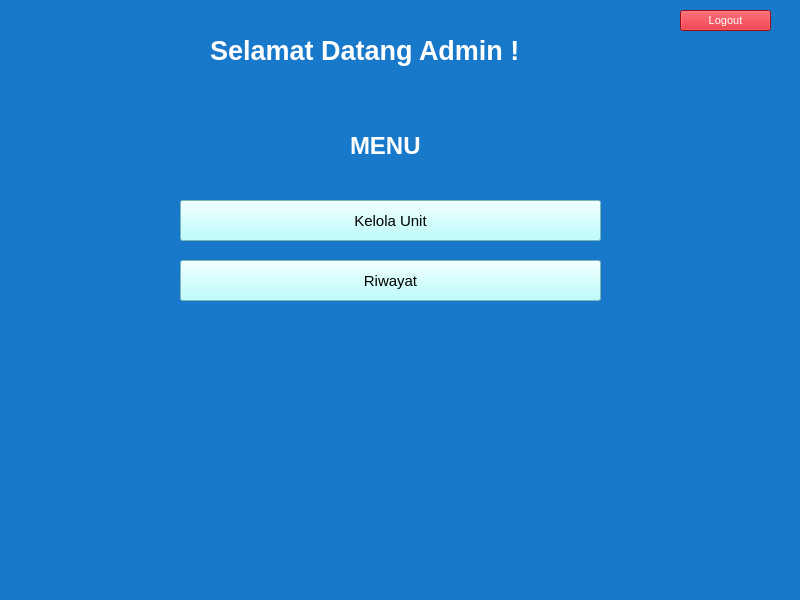
<?xml version="1.0" encoding="UTF-8"?>
<ui version="4.0">
 <class>MainWindow</class>
 <widget class="QMainWindow" name="MainWindow">
  <property name="geometry">
   <rect>
    <x>0</x>
    <y>0</y>
    <width>800</width>
    <height>600</height>
   </rect>
  </property>
  <property name="windowTitle">
   <string>MainWindow</string>
  </property>
  <property name="styleSheet">
   <string notr="true">background-color: rgb(24, 121, 202);</string>
  </property>
  <widget class="QWidget" name="centralwidget">
   <widget class="QLabel" name="label_4">
    <property name="geometry">
     <rect>
      <x>210</x>
      <y>30</y>
      <width>421</width>
      <height>41</height>
     </rect>
    </property>
    <property name="font">
     <font>
      <pointsize>20</pointsize>
      <weight>75</weight>
      <bold>true</bold>
     </font>
    </property>
    <property name="styleSheet">
     <string notr="true">color: rgb(255, 255, 255);</string>
    </property>
    <property name="text">
     <string>Selamat Datang Admin !</string>
    </property>
   </widget>
   <widget class="QLabel" name="label">
    <property name="geometry">
     <rect>
      <x>350</x>
      <y>130</y>
      <width>91</width>
      <height>31</height>
     </rect>
    </property>
    <property name="font">
     <font>
      <pointsize>18</pointsize>
      <weight>75</weight>
      <bold>true</bold>
     </font>
    </property>
    <property name="styleSheet">
     <string notr="true">color: rgb(255, 255, 255);</string>
    </property>
    <property name="text">
     <string>MENU</string>
    </property>
   </widget>
   <widget class="QPushButton" name="pushButton">
    <property name="geometry">
     <rect>
      <x>180</x>
      <y>200</y>
      <width>421</width>
      <height>41</height>
     </rect>
    </property>
    <property name="font">
     <font>
      <pointsize>11</pointsize>
      <weight>50</weight>
      <bold>false</bold>
     </font>
    </property>
    <property name="styleSheet">
     <string notr="true">background-color: rgb(170, 255, 255);</string>
    </property>
    <property name="text">
     <string>Kelola Unit</string>
    </property>
   </widget>
   <widget class="QPushButton" name="pushButton_2">
    <property name="geometry">
     <rect>
      <x>180</x>
      <y>260</y>
      <width>421</width>
      <height>41</height>
     </rect>
    </property>
    <property name="font">
     <font>
      <pointsize>11</pointsize>
      <weight>50</weight>
      <bold>false</bold>
     </font>
    </property>
    <property name="styleSheet">
     <string notr="true">background-color: rgb(170, 255, 255);</string>
    </property>
    <property name="text">
     <string>Riwayat</string>
    </property>
   </widget>
   <widget class="QPushButton" name="pushButton_keluar">
    <property name="geometry">
     <rect>
      <x>680</x>
      <y>10</y>
      <width>91</width>
      <height>21</height>
     </rect>
    </property>
    <property name="font">
     <font>
      <pointsize>8</pointsize>
     </font>
    </property>
    <property name="styleSheet">
     <string notr="true">color: rgb(255, 255, 255);
background-color: rgb(212, 17, 30);
</string>
    </property>
    <property name="text">
     <string>Logout</string>
    </property>
   </widget>
  </widget>
  <widget class="QMenuBar" name="menubar">
   <property name="geometry">
    <rect>
     <x>0</x>
     <y>0</y>
     <width>800</width>
     <height>26</height>
    </rect>
   </property>
  </widget>
  <widget class="QStatusBar" name="statusbar"/>
 </widget>
 <resources/>
 <connections/>
</ui>
